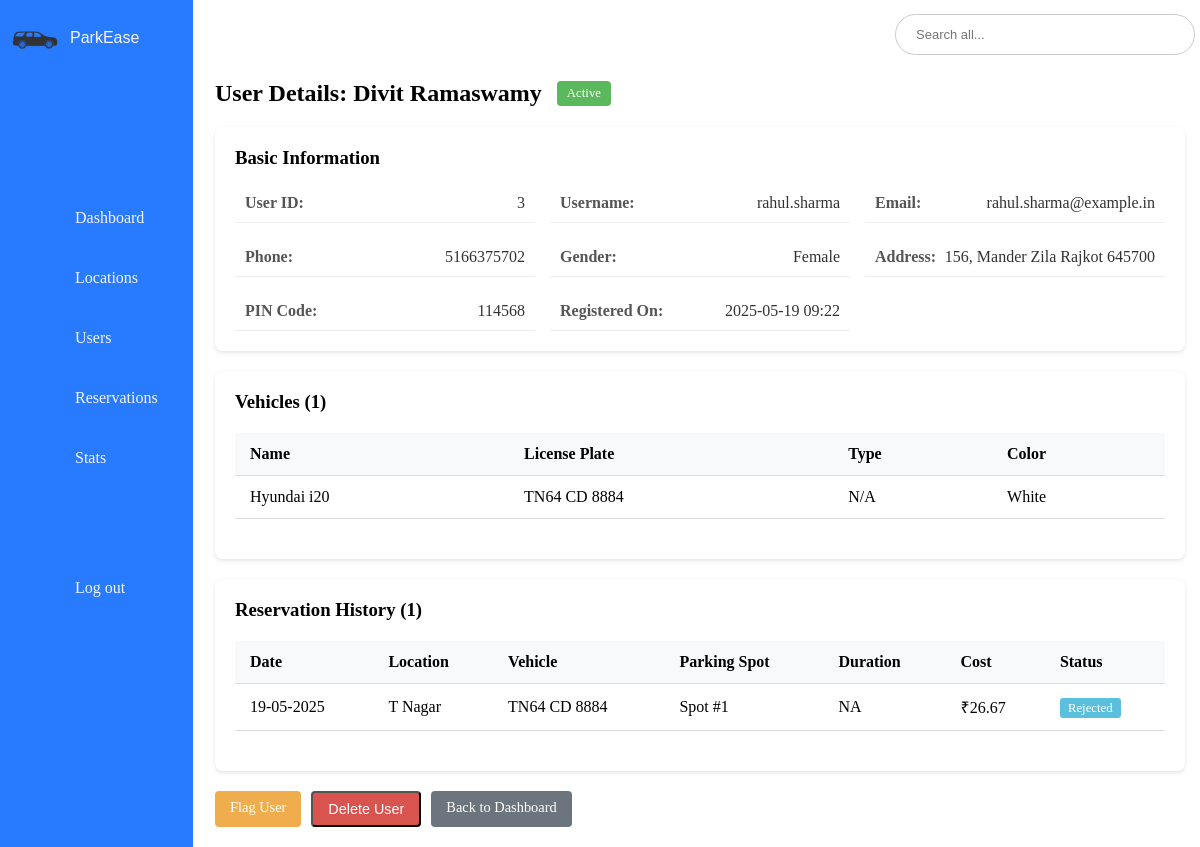
Before: /admin/users/view_user/3 with the older database file.
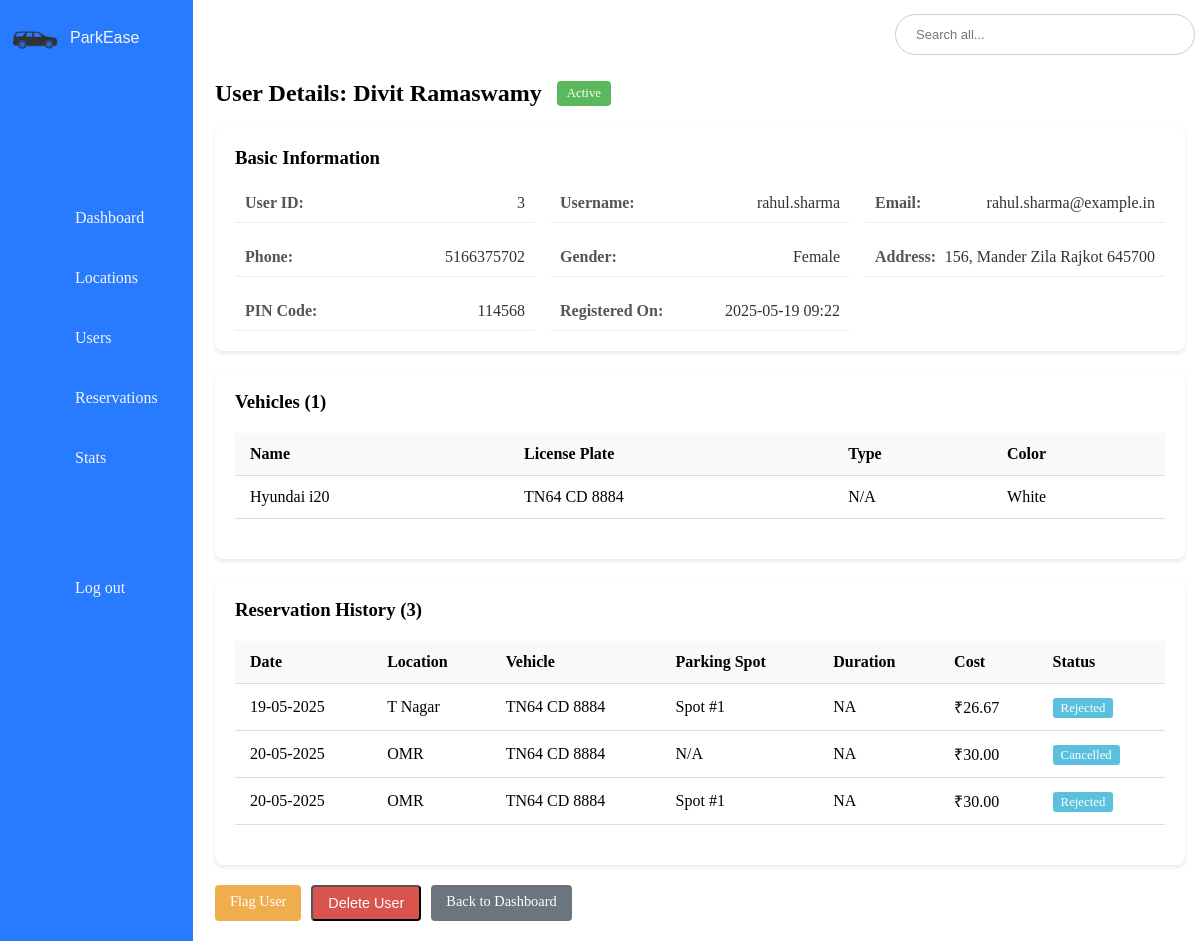
After: the same page with the newer database file.
### model.py (models this page shows, shortened)
class User(db.Model, UserMixin):
    id = db.Column(db.Integer, primary_key=True)
    username = db.Column(db.String(80), unique=True)
    email = db.Column(db.String(120), unique=True, nullable=False)
    password = db.Column(db.String(200), nullable=False)
    firstname = db.Column(db.String(100))
    lastname = db.Column(db.String(100))
    gender = db.Column(db.String(10))
    phone = db.Column(db.String(15))
    address = db.Column(db.String(200))
    pin = db.Column(db.String(10))
    registration_date = db.Column(db.DateTime, default=datetime.now)
    is_active = db.Column(db.Boolean, default=True)
    reservations = db.relationship('Reservation', backref='user_ref', lazy=True)
    vehicles = db.relationship('Vehicle', backref='owner', cascade='all, delete-orphan')

class Vehicle(db.Model):
    id = db.Column(db.Integer, primary_key=True)
    vehicle_name = db.Column(db.String(100))
    vehicle_nickname = db.Column(db.String(100))
    license_plate = db.Column(db.String(20), unique=True, nullable=False)
    vehicle_image = db.Column(db.String)
    color = db.Column(db.String(50))
    user_id = db.Column(db.Integer, db.ForeignKey('user.id'), nullable=False)
    reservations = db.relationship('Reservation', back_populates='vehicle', lazy=True)

class Reservation(db.Model):
    id = db.Column(db.Integer, primary_key=True)
    booking_id = db.Column(db.String(50), unique=True, nullable=False)
    booking_timestamp = db.Column(db.DateTime, default=datetime.utcnow)
    lot_id = db.Column(db.Integer, db.ForeignKey('parking_lot.id'), nullable=False)
    spot_id = db.Column(db.Integer, db.ForeignKey('parking_spot.id'))
    user_id = db.Column(db.Integer, db.ForeignKey('user.id'))
    vehicle_id = db.Column(db.Integer, db.ForeignKey('vehicle.id'))
    expected_arrival = db.Column(db.DateTime, nullable=False)
    expected_departure = db.Column(db.DateTime, nullable=False)
    parking_timestamp = db.Column(db.DateTime)
    leaving_timestamp = db.Column(db.DateTime)
    parking_cost = db.Column(db.Float)
    status = db.Column(db.String(20), default='Pending')
    cancellation_reason = db.Column(db.String(200))
    lot = db.relationship('ParkingLot')
    spot = db.relationship('ParkingSpot', backref=db.backref('reservations', lazy='dynamic'))
    user = db.relationship('User', overlaps="reservations,user_ref")
    vehicle = db.relationship('Vehicle')

class Location(db.Model):
    id = db.Column(db.Integer, primary_key=True)
    name = db.Column(db.String(100), nullable=False)
    address = db.Column(db.String(200), nullable=False)
    pin_code = db.Column(db.String(10))
    parking_lots = db.relationship('ParkingLot', backref='location_ref', lazy=True)

class ParkingSpot(db.Model):
    id = db.Column(db.Integer, primary_key=True)
    lot_id = db.Column(db.Integer, db.ForeignKey('parking_lot.id'))
    spot_number = db.Column(db.Integer, nullable=False)
    status = db.Column(db.String(1), default='A')  # A = Available, O = Occupied

### routes/admin_routes.py (the view)
@admin_bp.route('/users/view_user/<int:user_id>')
def user_detail(user_id):
    user = User.query.get_or_404(user_id)
    user.reservations = Reservation.query.filter_by(user_id=user_id).all()
    return render_template('partials/_view_user_details.html', user=user)

### templates/partials/_view_user_details.html (shortened to what this page needs)
{% extends 'admin/adash_base.html' %}
{% block custom_styles %}
<link rel="stylesheet" href="{{url_for('static', filename='style/partials/_view_user_details.css' )}}">
{% endblock %}
{% block body %}
{% block content %}
<div class="user-detail-container">
    <div class="user-header">
        <h2>User Details: {{ user.firstname }} {{ user.lastname }}</h2>
        <div class="user-status-badge {% if not user.is_active %}inactive{% endif %}">
            {% if user.is_active %}Active{% else %}Inactive{% endif %}
        </div>
    </div>
    <div class="user-detail-sections">
        <section class="detail-section">
            <h3> Basic Information</h3>
            <div class="detail-grid">
                <div class="detail-item">
                    <span class="detail-label">User ID:</span>
                    <span class="detail-value">{{ user.id }}</span>
                </div>
                <div class="detail-item">
                    <span class="detail-label">Username:</span>
                    <span class="detail-value">{{ user.username }}</span>
                </div>
                <div class="detail-item">
                    <span class="detail-label">Email:</span>
                    <span class="detail-value">{{ user.email }}</span>
                </div>
                <div class="detail-item">
                    <span class="detail-label">Phone:</span>
                    <span class="detail-value">{{ user.phone }}</span>
                </div>
                <div class="detail-item">
                    <span class="detail-label">Gender:</span>
                    <span class="detail-value">{{ user.gender }}</span>
                </div>
                <div class="detail-item">
                    <span class="detail-label">Address:</span>
                    <span class="detail-value">{{ user.address }}</span>
                </div>
                <div class="detail-item">
                    <span class="detail-label">PIN Code:</span>
                    <span class="detail-value">{{ user.pin }}</span>
                </div>
                <div class="detail-item">
                    <span class="detail-label">Registered On:</span>
                    <span class="detail-value">{{ user.registration_date.strftime('%Y-%m-%d %H:%M') }}</span>
                </div>
            </div>
        </section>
        <section class="detail-section">
            <h3> Vehicles ({{ user.vehicles|length }})</h3>
            {% if user.vehicles %}
            <div class="table-responsive">
                <table class="vehicles-table">
                    <thead>
                        <tr>
                            <th>Name</th>
                            <th>License Plate</th>
                            <th>Type</th>
                            <th>Color</th>
                        </tr>
                    </thead>
                    <tbody>
                        {% for vehicle in user.vehicles %}
                        <tr>
                            <td>{{ vehicle.vehicle_name or 'N/A' }}</td>
                            <td>{{ vehicle.license_plate }}</td>
                            <td>{{ vehicle.vehicle_type or 'N/A' }}</td>
                            <td>{{ vehicle.color or 'N/A' }}</td>
                        </tr>
                        {% endfor %}
                    </tbody>
                </table>
            </div>
            {% else %}
            <p class="no-data">No vehicles registered</p>
            {% endif %}
        </section>
        <section class="detail-section">
            <h3> Reservation History ({{ user.reservations|length }})</h3>
            {% if user.reservations %}
            <div class="table-responsive">
                <table class="reservations-table">
                    <thead>
                        <tr>
                            <th>Date</th>
                            <th>Location</th>
                            <th>Vehicle</th>
                            <th>Parking Spot</th>
                            <th>Duration</th>
                            <th>Cost</th>
                            <th>Status</th>
                        </tr>
                    </thead>
                    <tbody>
                        {% for reservation in user.reservations %}
                        <tr>
                            <td>{{ reservation.booking_timestamp.strftime('%d-%m-%Y') }}</td>
                            <td>
                                {% if reservation.lot and reservation.lot.location_ref %}
                                {{ reservation.lot.location_ref.name }}
                                {% else %}
                                N/A
                                {% endif %}
                            </td>
                            <td>
                                {% if reservation.vehicle %}
                                {{ reservation.vehicle.license_plate }}
                                {% else %}
                                N/A
                                {% endif %}
                            </td>
                            <td>
                                {% if reservation.spot %}
                                Spot #{{ reservation.spot.spot_number }}
                                {% else %}
                                N/A
                                {% endif %}
                            </td>
                            <td>
                                {% if reservation.status == 'confirmed' %}
                                {{ (reservation.expected_departure - reservation.expected_arrival).seconds // 3600 }}h
                                {% elif reservation.status in ['cancelled', 'rejected'] %}
                                NA
                                {% elif reservation.status == 'parked' %}
                                Currently Parked
                                {% elif reservation.status == 'parked_out' %}
                                {{ (reservation.leaving_timestamp - reservation.parking_timestamp).seconds // 3600 }}h
                                {% else %}
                                NA
                                {% endif %}
                            </td>
                            <td>
                                {% if reservation.parking_cost %}
                                ₹{{ "%.2f"|format(reservation.parking_cost) }}
                                {% else %}
                                Pending
                                {% endif %}
                            </td>
                            <td>
                                <span
                                    class="status-badge {% if reservation.leaving_timestamp %}completed{% else %}active{% endif %}">
                                    {{reservation.status}}
                                </span>
                            </td>
                        </tr>
                        {% endfor %}
                    </tbody>
                </table>
            </div>
            {% else %}
            <p class="no-data">No reservation history</p>
            {% endif %}
        </section>
    </div>
    <div class="user-actions">
        {% if user.is_active %}
        <a href="{{ url_for('admin.flag_user_confirmation', id=user.id) }}" class="btn btn-warning">Flag User</a>
        {% else %}
        <form action="{{ url_for('admin.unflag_user', id=user.id) }}" method="POST" style="display:inline;">
            <button type="submit" class="btn btn-success">Activate User</button>
        </form>
        {% endif %}
        <form action="{{ url_for('admin.delete_user', id=user.id) }}" method="POST" style="display:inline;"
            onsubmit="return confirmDelete()">
            <button type="submit" class="btn btn-danger">Delete User</button>
        </form>
        <a href="{{ url_for('admin.admin_dashboard') }}" class="btn btn-secondary">Back to Dashboard</a>
    </div>
</div>
{% endblock %}
{% endblock %}

### templates/admin/adash_base.html (shortened to what this page needs)
<!DOCTYPE html>
<html lang="en">
<head>
    <link rel="stylesheet" href="{{ url_for('static', filename='/style/admin/adash_base.css') }}">
    {% block custom_styles %}
    {% endblock%}
</head>
<body>
    {% block navigation %}
    <div class="control-panel">
        <ul>
            {% set current_path = request.path %}
            <li>
                <a href="#" class="company-name">
                    <img src="{{ url_for('static', filename='/image/company_logo.png') }}" class="company-logo-img"
                        alt="image">
                    <span class="title">ParkEase</span>
                </a>
            </li>
            <li>
                <a href="{{url_for('admin.admin_dashboard')}}"
                    class="{% if current_path == url_for('admin.admin_dashboard') %}active{% endif %}">
                    <span class="icon"></span>
                    <span class="title">Dashboard</span>
                </a>
            </li>
            <li>
                <a href="{{url_for('admin.locations')}}"
                    class="{% if current_path == url_for('admin.locations') %}active{% endif %}">
                    <span class="icon"></span>
                    <span class="title">Locations</span>
                </a>
            </li>
            <li>
                <a href="{{url_for('admin.admin_users')}}"
                    class="{% if current_path == url_for('admin.admin_users') %}active{% endif %}">
                    <span class="icon"></span>
                    <span class="title">Users</span>
                </a>
            </li>
            <li>
                <a href="{{ url_for('admin.activity_log') }}"
                    class="{% if current_path == url_for('admin.activity_log') %}active{% endif %}">
                    <span class="icon"></span>
                    <span class="title">Reservations</span>
                </a>
            </li>
            <li>
                <a href="{{ url_for('admin.statistics') }}"
                    class="{% if current_path == url_for('admin.statistics') %}active{% endif %}">
                    <span class="icon"></span>
                    <span class="title">Stats</span>
                </a>
            </li>
            <li>
                <a href="{{ url_for('logout') }}">
                    <span class="icon"></span>
                    <span class="title">Log out</span>
                </a>
            </li>
        </ul>
    </div>
    {% endblock %}
    <div class="main">
        {% block topbar %}
        <div class="topbar">
            <div class="toggle">
            </div>
            <div class="search">
                <form method="GET" action="{{ url_for('admin.admin_search') }}">
                    <label for="search-input">
                        <input type="text" id="search-input" name="query" placeholder="Search all..." required>
                    </label>
                </form>
            </div>
        </div>
        {% endblock %}
        {% block content %}
        {% endblock %}
    </div>
</body>
</html>

Changed rows visible on the page:
added Reservation: booking_timestamp "20-05-2025", lot.location_ref.name "OMR", vehicle.license_plate "TN64 CD 8884", shows "N/A", shows "NA", parking_cost "30.00", status "Cancelled"
added Reservation: booking_timestamp "20-05-2025", lot.location_ref.name "OMR", vehicle.license_plate "TN64 CD 8884", spot.spot_number "1", shows "NA", parking_cost "30.00", status "Rejected"
Other visible differences:
{{ user.reservations|length }}: "1" → "3"
